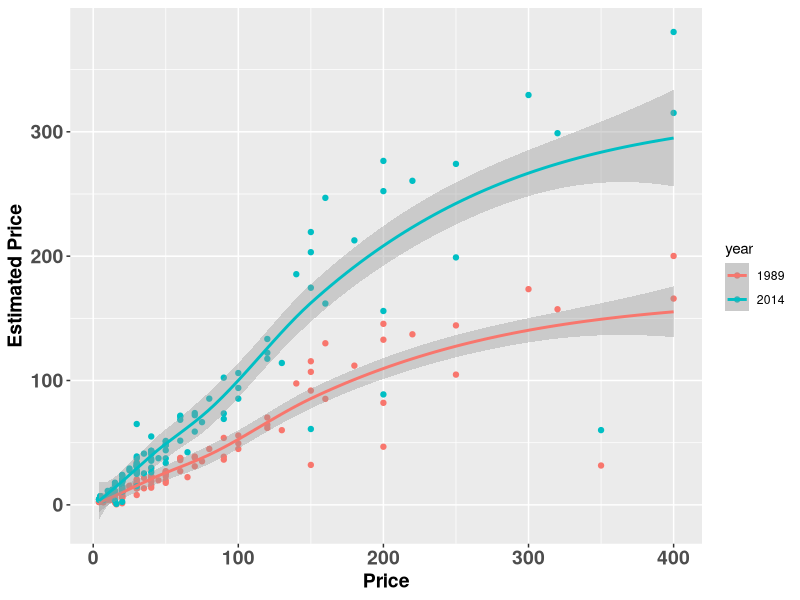

Here is the R script that generated this plot:
library(plyr)
library(ggplot2)

raw <- read.csv("LEGO.csv", header=T)
raw$estimated.price <- raw$pieces / 10
raw$estimated.price.adjusted <- raw$pieces / 19

data2014 <- raw[c('price', 'estimated.price')]
data2014$year <- "2014"

data1989 <- raw[c('price', 'estimated.price.adjusted')]
data1989$year <- "1989"
names(data1989)[2] <- 'estimated.price'

forplot <- rbind(data1989, data2014)

qplot(price, estimated.price, data = forplot, color = year) + 
  geom_smooth() +
  xlab("Price") + ylab("Estimated Price") +
  theme(axis.text.y = element_text(face='bold', size=14),
        axis.text.x = element_text(face='bold', size=14),
        axis.title.y = element_text(face='bold', size=14),
        axis.title.x = element_text(face='bold', size=14))

print(cor(raw$price, raw$estimated.price))

group.means <- ddply(raw, "collection", function(x) data.frame(mg = mean(x$price)))
group.cor <- ddply(raw, "collection", function(x) data.frame(gc = cor(x$price, x$estimated.price)))
